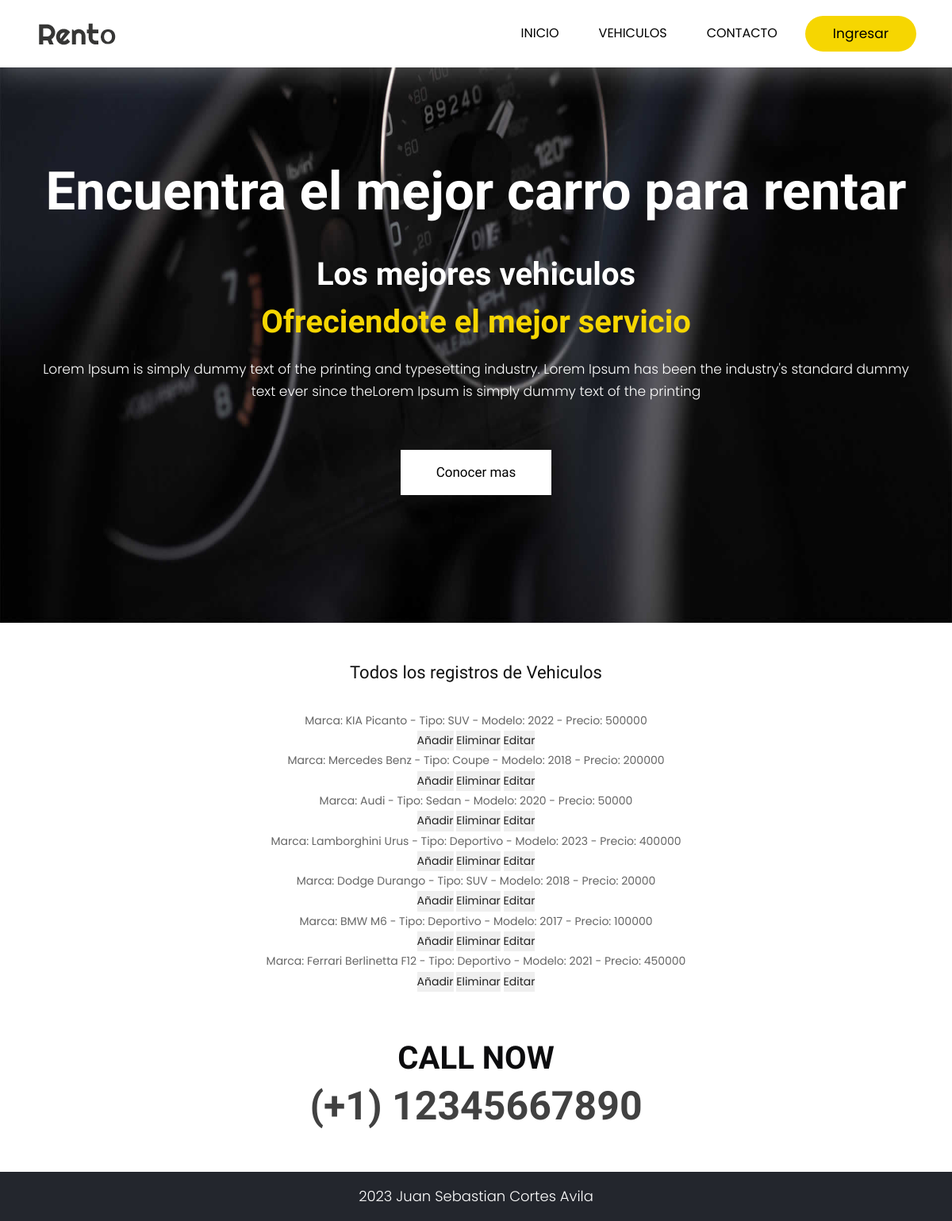
The app's page /AppFinal/administradorvehiculo/ with its own data.
### AppFinal/models.py (models this page shows)
class Vehiculos(models.Model):
    marca= models.CharField(max_length=40)
    tipo = models.CharField(max_length=40)
    modelo= models.IntegerField()
    precio= models.IntegerField()
    def __str__(self):
        return f"Marca: {self.marca} - Tipo: {self.tipo} - Modelo: {self.modelo} - Precio: {self.precio}"

### AppFinal/views.py (the view)
# urls.py: path('administradorvehiculo/', views.leerVehiculos, name="admin_vehicle"),
def leerVehiculos(request):
    vehiculo = Vehiculos.objects.all()
    contexto = {"vehiculo":vehiculo}
    return render(request, "AppFinal/administrador_vehiculo.html", contexto)

### AppFinal/templates/AppFinal/administrador_vehiculo.html
{% extends "AppFinal/padre.html" %}
{% load static %}
{% block ContenidoCambiante %}
<br>
<br>
<center><div>
    <h2>Todos los registros de Vehiculos</h2>
    <br>
{% for p in vehiculo %}
    <li>{{p}}</li>
    <button>
        <a href="{% url 'Vehiculos' %}">Añadir</a>
    </button>
    <button>
        <a href="{% url 'delete_vehicle' p.marca %}"> Eliminar </a>
    </button>
    <button>
        <a href="{% url 'edit_vehicle' p.marca %}"> Editar </a>
    </button>
{% endfor %}
</div></center>
{% endblock %}

### AppFinal/static/AppFinal/css/style.css (style rules this page uses)
* { box-sizing: border-box !important; }
html { scroll-behavior: smooth; }
body { color: #666666; font-size: 14px; font-family: 'Poppins', sans-serif; line-height: 1.80857; font-weight: normal; }
a { color: #1f1f1f; text-decoration: none !important; outline: none !important; -webkit-transition: all .3s ease-in-out; -moz-transition: all .3s ease-in-out; -ms-transition: all .3s ease-in-out; -o-transition: all .3s ease-in-out; transition: all .3s ease-in-out; }
h1, h2, h3, h4, h5, h6 { letter-spacing: 0; font-weight: normal; position: relative; padding: 0 0 10px 0; font-weight: normal; line-height: normal; color: #111111; margin: 0 }
h2 { font-size: 22px; font-family: 'Righteous', cursive; }
*, *::after, *::before { -webkit-box-sizing: border-box; -moz-box-sizing: border-box; box-sizing: border-box; }
ul, li, ol { margin: 0px; padding: 0px; list-style: none; }
a { color: #222222; text-decoration: none; outline: none !important; }
a, .btn { text-decoration: none !important; outline: none !important; -webkit-transition: all .3s ease-in-out; -moz-transition: all .3s ease-in-out; -ms-transition: all .3s ease-in-out; -o-transition: all .3s ease-in-out; transition: all .3s ease-in-out; }
button { border: 0; margin: 0; padding: 0; cursor: pointer; }

### records on screen
Vehiculos: marca+tipo+modelo "Marca: KIA Picanto - Tipo: SUV - Modelo: 2022 - Precio: 500000"
Vehiculos: marca+tipo+modelo "Marca: Mercedes Benz - Tipo: Coupe - Modelo: 2018 - Precio: 200000"
Vehiculos: marca+tipo+modelo "Marca: Audi - Tipo: Sedan - Modelo: 2020 - Precio: 50000"
Vehiculos: marca+tipo+modelo "Marca: Lamborghini Urus - Tipo: Deportivo - Modelo: 2023 - Precio: 400000"
Vehiculos: marca+tipo+modelo "Marca: Dodge Durango - Tipo: SUV - Modelo: 2018 - Precio: 20000"
Vehiculos: marca+tipo+modelo "Marca: BMW M6 - Tipo: Deportivo - Modelo: 2017 - Precio: 100000"
Vehiculos: marca+tipo+modelo "Marca: Ferrari Berlinetta F12 - Tipo: Deportivo - Modelo: 2021 - Precio: 450000"
